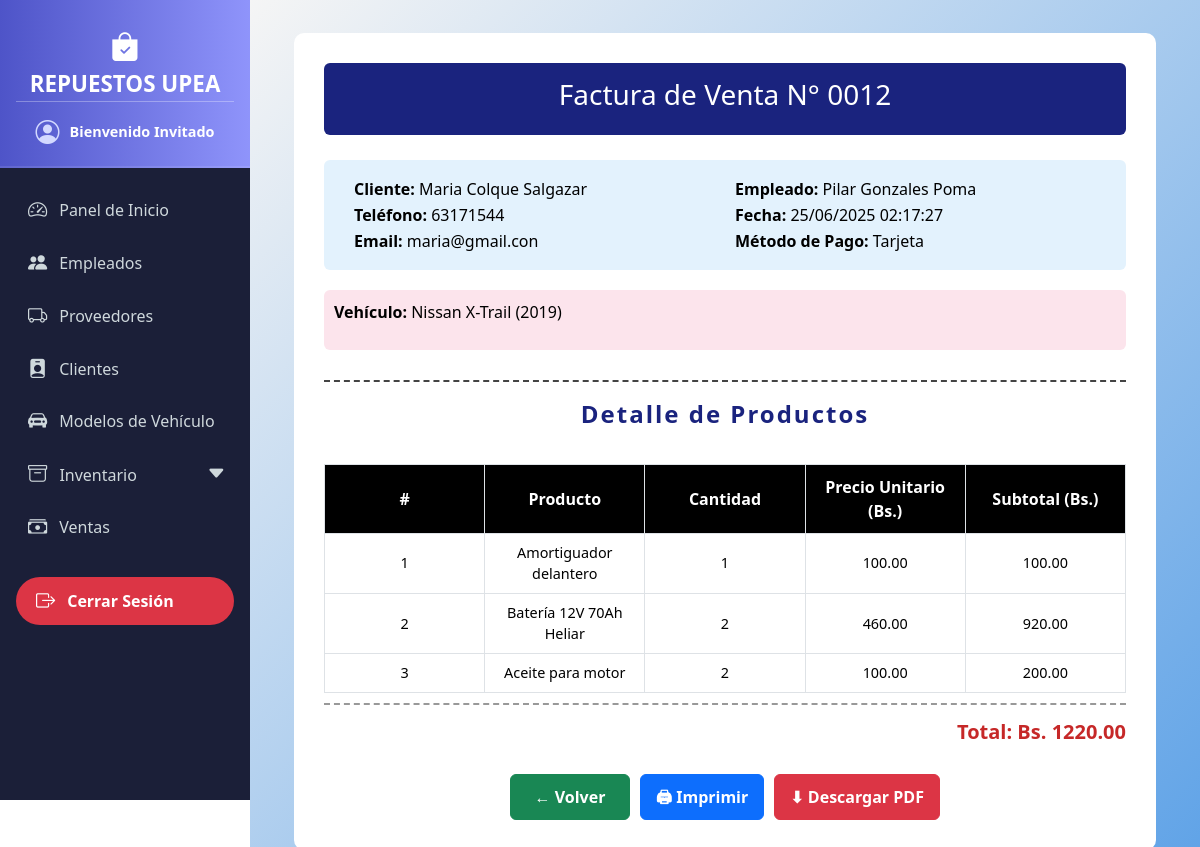
The page /ventas/12/detalle on the database its author committed.
### models/venta_model.py (models this page shows, shortened)
class Venta(db.Model):
    __tablename__ = "ventas"
    id = db.Column(db.Integer, primary_key=True)
    fecha = db.Column(db.DateTime, default=datetime.utcnow, nullable=False)
    cliente_id = db.Column(db.Integer, db.ForeignKey("clientes.id"))
    empleado_id = db.Column(db.Integer, db.ForeignKey("empleados.id"))
    metodo_pago = db.Column(db.String(50), nullable=False)
    modelo_vehiculo_id = db.Column(db.Integer, db.ForeignKey("modelos_vehiculos.id"), nullable=True)
    total = db.Column(db.Float, nullable=False)
    cliente = db.relationship("Cliente", back_populates="ventas")
    empleado = db.relationship("Empleado", back_populates="ventas")
    detalles = db.relationship("DetalleVenta", back_populates="venta", cascade="all, delete-orphan")
    modelo_vehiculo = db.relationship("ModeloVehiculo", back_populates="ventas")
    def delete(self):
        db.session.delete(self)
        db.session.commit()

### models/cliente_model.py (models this page shows, shortened)
class Cliente(db.Model):
    __tablename__ = "clientes"
    id = db.Column(db.Integer, primary_key=True)
    nombre = db.Column(db.String(80), nullable=False)
    email = db.Column(db.String(100), nullable=False)
    telefono = db.Column(db.String(20), nullable=False)
    ventas = db.relationship('Venta',back_populates='cliente')

### models/empleado_model.py (models this page shows, shortened)
class Empleado(db.Model):
    __tablename__ = "empleados"
    id = db.Column(db.Integer, primary_key=True)
    nombre = db.Column(db.String(80), nullable=False)
    ci = db.Column(db.String(20), unique=True, nullable=False)
    telefono = db.Column(db.String(20))
    usuario_id = db.Column(db.Integer, db.ForeignKey('usuarios.id'))
    usuario = db.relationship("Usuario", back_populates="empleado")
    ventas = db.relationship("Venta", back_populates="empleado")

### models/modelo_vehiculo_model.py (models this page shows, shortened)
class ModeloVehiculo(db.Model):
    __tablename__ = "modelos_vehiculos"
    id = db.Column(db.Integer, primary_key=True)
    marca = db.Column(db.String(50), nullable=False)
    modelo = db.Column(db.String(50), nullable=False)
    anio = db.Column(db.Integer, nullable=False)
    ventas = db.relationship("Venta", back_populates="modelo_vehiculo")

### models/detalle_venta_model.py (models this page shows, shortened)
class DetalleVenta(db.Model):
    __tablename__ = "detalle_venta"
    id = db.Column(db.Integer, primary_key=True)
    venta_id = db.Column(db.Integer, db.ForeignKey("ventas.id"))
    producto_id = db.Column(db.Integer, db.ForeignKey("productos.id"))
    cantidad = db.Column(db.Integer, nullable=False)
    precio_unitario = db.Column(db.Float, nullable=False)
    subtotal = db.Column(db.Float, nullable=False)
    venta = db.relationship("Venta", back_populates="detalles")
    producto = db.relationship("Producto", back_populates="detalles_venta")

### models/producto_model.py (models this page shows, shortened)
class Producto(db.Model):
    __tablename__ = "productos"
    id = db.Column(db.Integer, primary_key=True)
    nombre = db.Column(db.String(100), nullable=False)
    descripcion = db.Column(db.String(255))
    precio = db.Column(db.Float, nullable=False)
    stock = db.Column(db.Integer, nullable=False)
    imagen = db.Column(db.String(255), nullable=True)
    categoria_id = db.Column(db.Integer, db.ForeignKey("categorias.id"))
    categoria = db.relationship("Categoria", back_populates="productos")
    proveedores = db.relationship("ProductoProveedor", back_populates="producto")
    detalles_venta = db.relationship("DetalleVenta", back_populates="producto")

### controllers/venta_controller.py (the view)
@venta_bp.route('/<int:venta_id>/detalle')
def detalle(venta_id):
    venta = Venta.query.get_or_404(venta_id)
    return render_template('ventas/detalle.html', venta=venta)

### run.py (called while the page is built)
@app.context_processor
def inject_active_path():
    def is_active(path):
        return 'active' if request.path == path else ''
    return dict(is_active=is_active)

@app.context_processor
def inject_carrito_count():
    carrito = session.get('carrito', {})
    total = sum(item['cantidad'] for item in carrito.values()) if carrito else 0
    return dict(carrito_count=total)

### templates/ventas/detalle.html (shortened to what this page needs)
{% extends 'base.html' %}
{% block content %}
<div class="container factura-container" id="factura">
    <div class="factura-title">
        <h3>Factura de Venta N° {{ '%04d' | format(venta.id) }}</h3>
    </div>
    <div class="factura-info">
        <div class="info-bloque">
            <p><strong>Cliente:</strong> {{ venta.cliente.nombre }}</p>
            <p><strong>Teléfono:</strong> {{ venta.cliente.telefono }}</p>
            <p><strong>Email:</strong> {{ venta.cliente.email }}</p>
        </div>
        <div class="info-bloque">
            <p><strong>Empleado:</strong> {{ venta.empleado.nombre }}</p>
            <p><strong>Fecha:</strong> {{ venta.fecha.strftime('%d/%m/%Y %H:%M:%S') }}</p>
            <p><strong>Método de Pago:</strong> {{ venta.metodo_pago }}</p>
        </div>
    </div>
    {% if venta.modelo_vehiculo %}
    <div class="factura-vehiculo">
        <p><strong>Vehículo:</strong> {{ venta.modelo_vehiculo.marca }} {{ venta.modelo_vehiculo.modelo }} ({{ venta.modelo_vehiculo.anio }})</p>
    </div>
    {% endif %}
    <div class="separador">
        <span class="separador-title">Detalle de Productos</span>
    </div>
    <div class="table-responsive-wrapper">
      <table class="table table-bordered factura-table">
          <thead>
              <tr>
                  <th>#</th>
                  <th>Producto</th>
                  <th>Cantidad</th>
                  <th>Precio Unitario (Bs.)</th>
                  <th>Subtotal (Bs.)</th>
              </tr>
          </thead>
          <tbody>
              {% for detalle in venta.detalles %}
              <tr>
                  <td>{{ loop.index }}</td>
                  <td>{{ detalle.producto.nombre }}</td>
                  <td>{{ detalle.cantidad }}</td>
                  <td>{{ '%.2f'|format(detalle.precio_unitario) }}</td>
                  <td>{{ '%.2f'|format(detalle.subtotal) }}</td>
              </tr>
              {% endfor %}
          </tbody>
      </table>
    </div>
    <div class="factura-footer">
        <h5><strong>Total: Bs. {{ '%.2f'|format(venta.total) }}</strong></h5>
    </div>
    <div class="factura-buttons no-print">
        <a href="{{ url_for('venta.index') }}" class="btn btn-success">← Volver</a>
        <button onclick="window.print()" class="btn btn-primary">🖨 Imprimir</button>
        <button onclick="descargarPDF()" class="btn btn-danger">⬇ Descargar PDF</button>
    </div>
</div>
{% endblock %}

### templates/base.html (style rules this page uses)
body { margin: 0; padding: 0; font-family: 'Segoe UI', Tahoma, Geneva, Verdana, sans-serif; }

### templates/ventas/detalle.html (style rules this page uses)
.factura-container { background: #fff; padding: 30px; margin-top: 1px; border-radius: 10px; font-family: 'Segoe UI', sans-serif; max-height: 100%; overflow-y: auto; box-sizing: border-box; }
.factura-title { background-color: #1a237e; color: white; text-align: center; padding: 15px; border-radius: 6px; margin-bottom: 25px; font-size: 1.8rem; }
.factura-info { background-color: #e3f2fd; display: flex; padding: 15px 30px; border-radius: 6px; margin-bottom: 20px; justify-content: space-between; gap: 20px; box-sizing: border-box; }
.info-bloque { flex: 1; }
.info-bloque p { margin: 2px 0; text-align: left; font-size: 1rem; }
.factura-vehiculo { background-color: #fce4ec; padding: 10px; border-radius: 6px; margin-bottom: 20px; font-weight: 500; font-size: 1rem; }
.table-responsive-wrapper { overflow-x: auto; width: 100%; }
.factura-table { width: 100%; border-collapse: collapse; margin-bottom: 20px; table-layout: fixed; min-width: 600px; }
.factura-table thead th { background-color: #000 !important; color: #fff !important; text-align: center !important; vertical-align: middle; font-weight: bold; padding: 10px 5px; font-size: 1rem; word-wrap: break-word; }
.factura-table tbody td { text-align: center; vertical-align: middle; padding: 8px 5px; font-size: 0.9rem; word-wrap: break-word; }
tr { page-break-inside: avoid !important; }
.factura-footer { margin-top: -10px; padding-top: 10px; border-top: 2px dashed #999; font-size: 18px; text-align: right; }
.factura-footer h5 { margin: 0; padding-top: 5px; }
.factura-footer strong { color: #c62828; font-size: 20px; }
.separador { border-top: 2px dashed #444; margin: 30px 0 10px; position: relative; text-align: center; font-size: 3rem; }
.separador-title { background: #fff; font-weight: bold; padding: 0 15px; position: relative; top: -13px; display: inline-block; color: #1a237e; font-size: 1.5rem; letter-spacing: 2px; }
.factura-buttons { margin-top: 30px; display: flex; gap: 10px; justify-content: center; flex-wrap: wrap; }
.factura-buttons .btn { min-width: 120px; padding: 10px 15px; font-size: 1rem; font-weight: 600; cursor: pointer; }

### rows shown on the page
Venta: id "0012", fecha "25/06/2025 02:17:27", metodo_pago "Tarjeta", total "1220.00"
Cliente: cliente.nombre "Maria Colque Salgazar", cliente.telefono "63171544", cliente.email "maria@gmail.con"
Empleado: empleado.nombre "Pilar Gonzales Poma"
ModeloVehiculo: modelo_vehiculo.marca "Nissan", modelo_vehiculo.modelo "X-Trail", modelo_vehiculo.anio "2019"
DetalleVenta: producto.nombre "Amortiguador delantero", cantidad "1", precio_unitario "100.00", subtotal "100.00"
DetalleVenta: producto.nombre "Batería 12V 70Ah Heliar", cantidad "2", precio_unitario "460.00", subtotal "920.00"
DetalleVenta: producto.nombre "Aceite para motor", cantidad "2", precio_unitario "100.00", subtotal "200.00"
